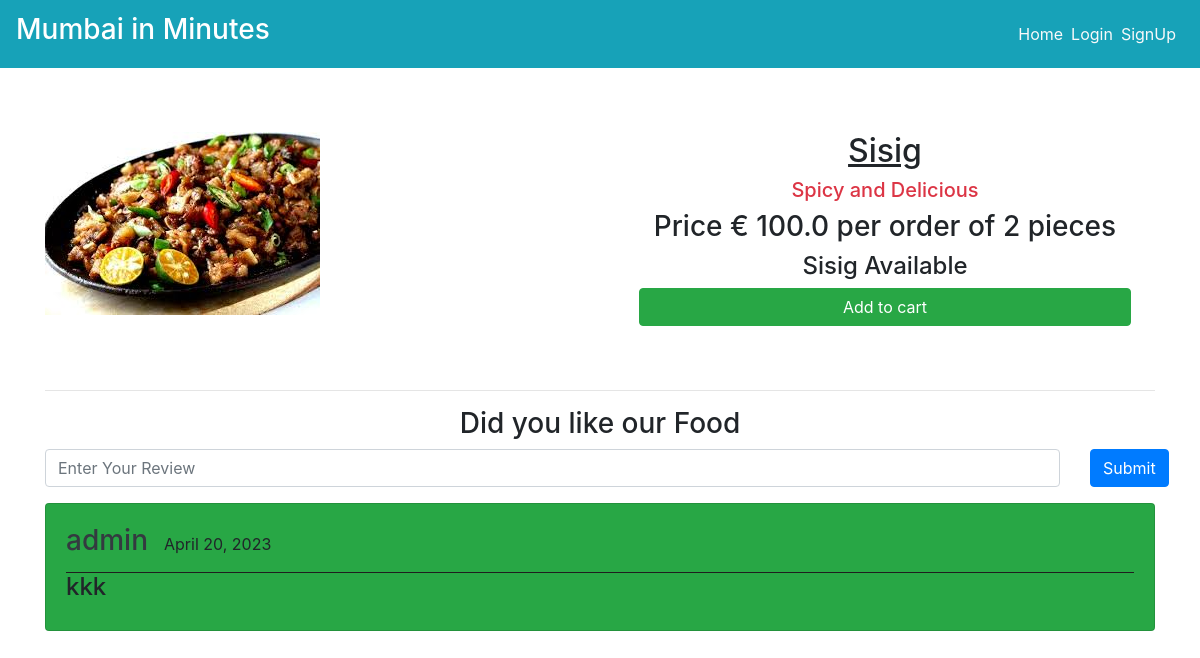
/dishes/Pork_Sisig, run on the app's committed database.
### main/models.py (models this page shows, shortened)
class Item(models.Model):
    LABELS = (
        ('Best Selling Foods', 'Best Selling Foods'),
        ('New Food', 'New Food'),
        ('Spicy Foods🔥', 'Spicy Foods🔥'),
    )
    LABEL_COLOUR = (
        ('danger', 'danger'),
        ('success', 'success'),
        ('primary', 'primary'),
        ('info', 'info'),
        ('warning', 'warning'),
    )
    title = models.CharField(max_length=150)
    description = models.CharField(max_length=250,blank=True)
    price = models.FloatField()
    pieces = models.IntegerField(default=6)
    instructions = models.CharField(max_length=250,default="Available")
    image = models.ImageField(default='default.png', upload_to='images/')
    labels = models.CharField(max_length=25, choices=LABELS, blank=True)
    label_colour = models.CharField(max_length=15, choices=LABEL_COLOUR, blank=True)
    slug = models.SlugField(default="foods")
    created_by = models.ForeignKey(User, on_delete=models.CASCADE)

class Reviews(models.Model):
    user = models.ForeignKey(User, on_delete = models.CASCADE)
    item = models.ForeignKey(Item, on_delete = models.CASCADE)
    rslug = models.SlugField()
    review = models.TextField()
    posted_on = models.DateField(default=timezone.now)
    class Meta:
        verbose_name = 'Review'
        verbose_name_plural = 'Reviews'

### main/views.py (the view)
# urls.py: path('dishes/<slug>', views.menuDetail, name='dishes'),
def menuDetail(request, slug):
    item = Item.objects.filter(slug=slug).first()
    reviews = Reviews.objects.filter(rslug=slug).order_by('-id')[:7]
    context = {
        'item' : item,
        'reviews' : reviews,
    }
    return render(request, 'main/dishes.html', context)

### main/templates/main/dishes.html (shortened to what this page needs)
{% extends "main/layout.html" %}
{% block content %}
<div class="dishes">
  <main class="mt-3 pt-4 main">
    <div class="container dark-grey-text">
      <div class="row wow fadeIn">
        <div class="col-md-6 mb-4">
          <img src="{{ item.image.url }}" class="img-fluid mt-4" alt="">
        </div>
        <div class="col-md-6 mb-4 information">
          <div class="p-4 content">
            <div class="mt-0">
                <h2><u>{{ item.title }}</u>
                </h2>
            </div>
            <div class="lead">
              {% if item.description %}
              <h5 class="text-center text-danger">{{ item.description }}</h5>
              {% endif %}
              <h3>Price  € {{ item.price }} per order of {{ item.pieces}} pieces</h3>
              <h4>{{ item.instructions }}</h4>
            </div>
            <a href="{% url 'main:add-to-cart' item.slug %}" class="btn btn-success btn-md my-0 p">Add to cart</a>
          </div>
        </div>
      </div>
      <hr>
    </div>
  </main>
  <div class="container">
    <h3 class="text-center">Did you like our Food</h3>
    <form action="{% url 'main:add_reviews' %}" method="POST" class="mb-3">
      <div class="row">
        <div class="col-sm-11">
          <input type="text" name="review" class="form-control" placeholder="Enter Your Review">
        </div>
        <div class="col-sm-1">
          <button type="submit" class="btn btn-primary">Submit</button>
        </div>
      </div>
    </form>
    {% for review in reviews %}
    <div class="main-reviews card bg-success mb-3">
      <div class="card-body">
        <div class="user_details" style="display: flex; border-bottom: 1px solid rgb(31, 30, 30);">
          <h3 class="mr-3 text-dark">{{ review.user.username }} </h3>
          <p class="mt-2">{{ review.posted_on }}</p>
        </div>
          <h4>{{ review.review }}</h4>
      </div>
    </div>
    {% endfor %}
  </div>
</div>
{% endblock content %}

### main/static/main/styles.css (style rules this page uses)
.dishes .main .container .row img { max-width: 540px; max-height: 450px; width: fit-content; }
.dishes .main .container .row .content { display: flex; flex-direction: column; text-align: center; justify-content: center; }
.dishes .main .container .row .information { display: flex; flex-direction: column; text-align: center; justify-content: center; }

### data on the page
Item: image (picture), title "Sisig", description "Spicy and Delicious", price "100.0", pieces "2", instructions "Sisig Available"
Reviews: user.username "admin", posted_on "April 20, 2023", review "kkk"
